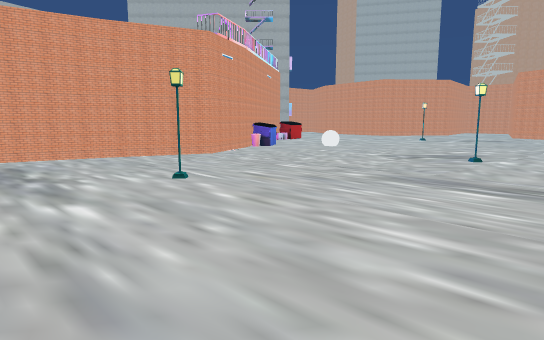
[1] (above)

19 first-person views from a walk through a 3-D level made in the Unity game engine. The camera is 1.4 m above the floor, tilts 8° down and sees 75° across. The floor is counted in squares, 1 m on a side. Each view is taken from the middle of a square. On the plan, view 1 faces up. The plan holds only what a view shows up to about 15 squares ahead; the rest is blank. The place goes on beyond the plan. Some animated figures are not drawn. Some surface patterns are stand-ins.

[2]
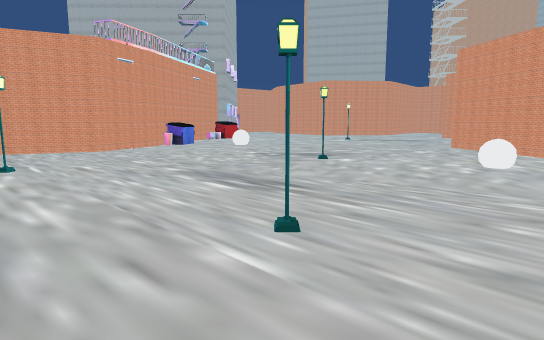

[3]
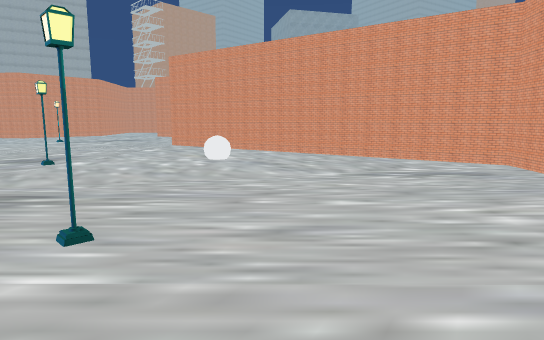

[4]
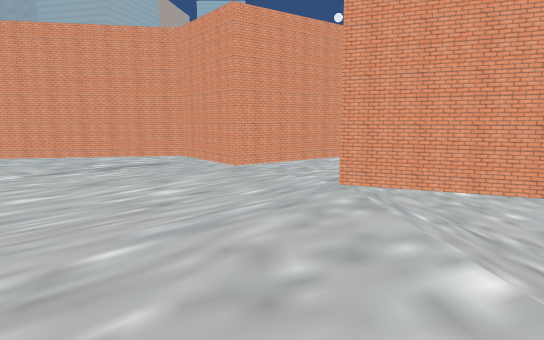

[5]
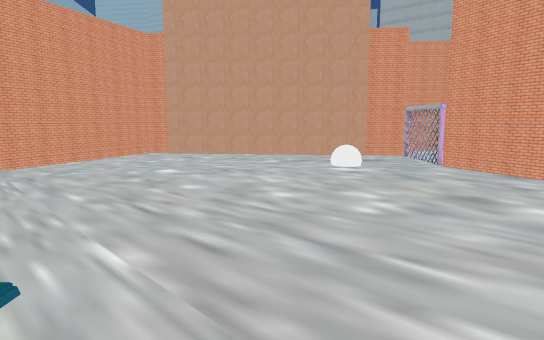

[6]
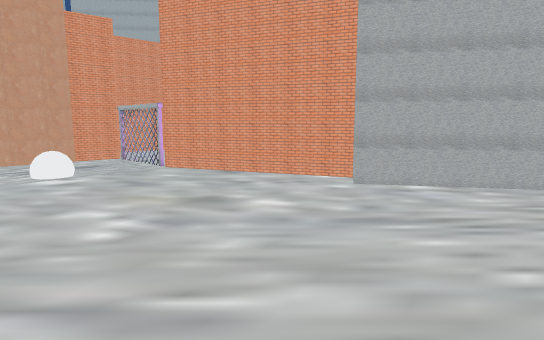

[7]
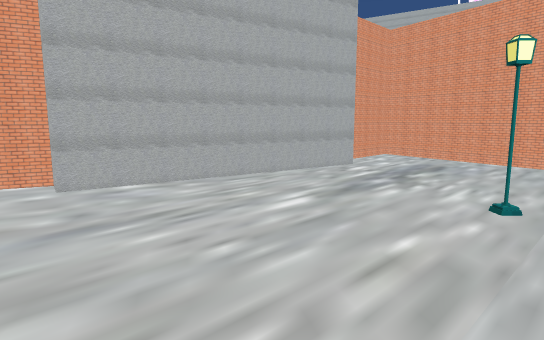

[8]
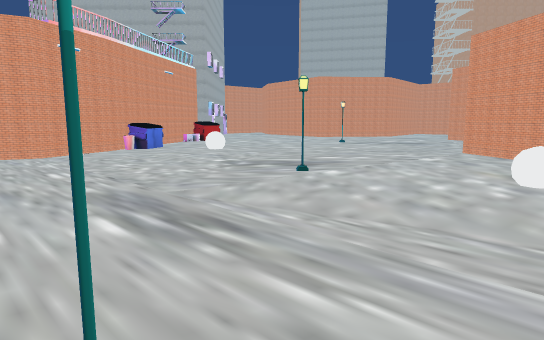

[9]
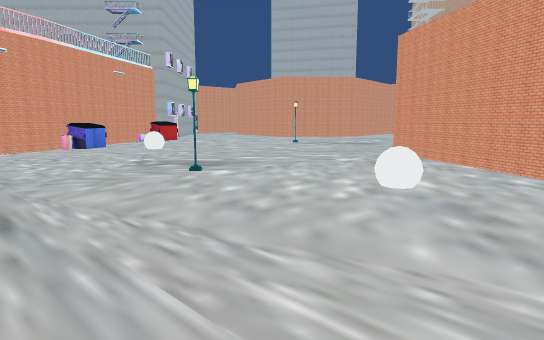

[10]
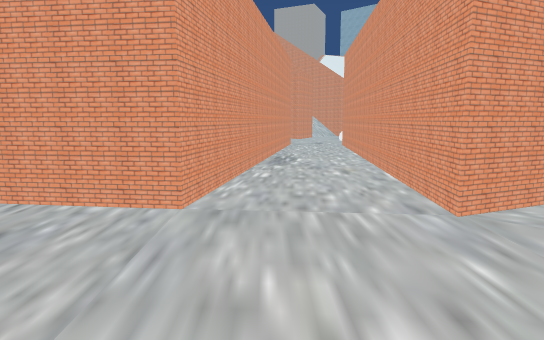

[11]
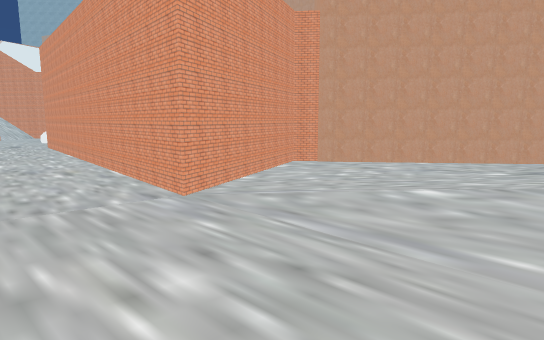

[12]
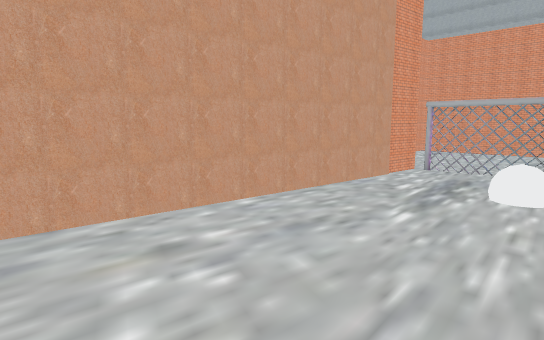

[13]
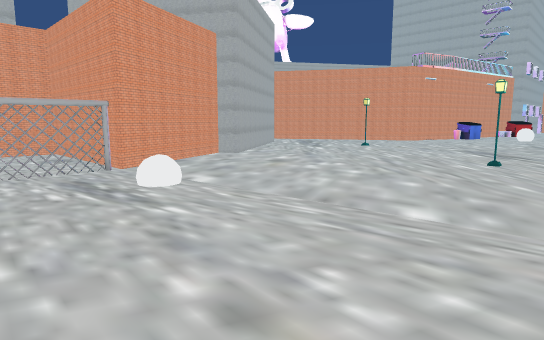

[14]
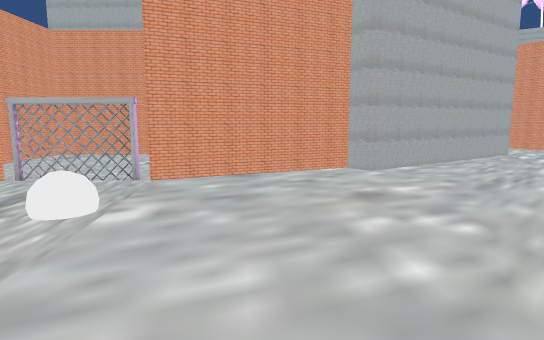

[15]
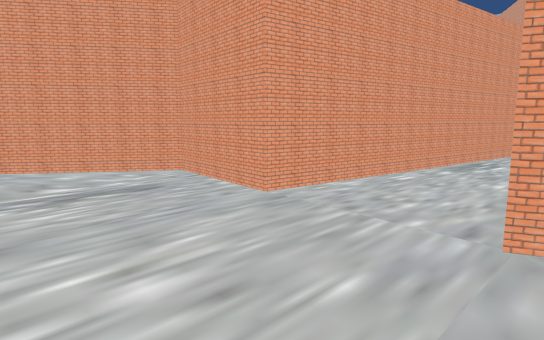

[16]
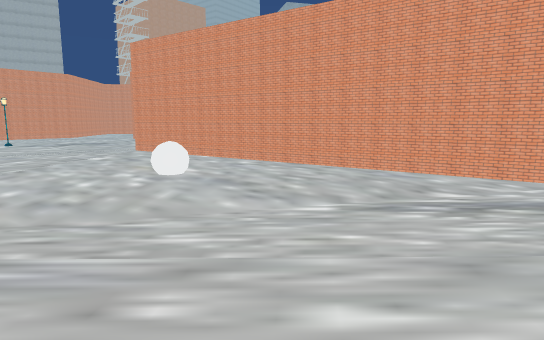

[17]
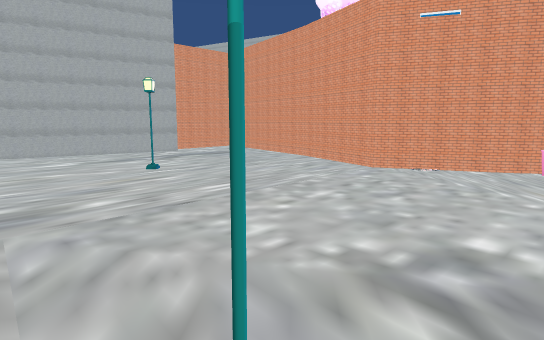

[18]
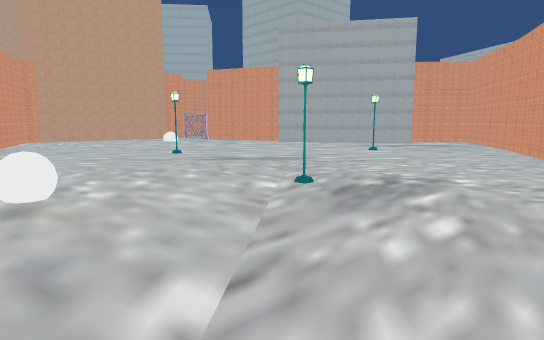

[19]
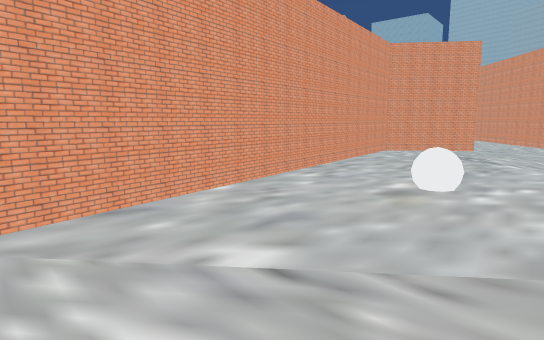

### Floor plan
Key: @ floor where view 1 was taken; # wall or solid block; . floor; = window, fence, low wall or low ledge; ^ raised ledge; S streetlight; F fence; O other object.
Columns run from 9 left of view 1 to 20 right of it. Each row starts with its distance up from view 1.
 17        O...............##
 16       ##................#
 15     ###.................#
 14   ###...................#
 13  ##.....................#
 12 ##..............S.......##
 11 .........................#
 10 .....................=...#
  9 .......S............==...#
  8 .........................#
  7 ##.......................#
  6  #.......................##
  5  ##.......................#
  4   ##......................#
  3    #..........S...........#
  2    ##.....................#
  1     ##...................##
  0     #....@..............##
 -1     ##.................##
 -2      #..................##
 -3      ##..................#
 -4       #.............#....##
 -5 #######..=^........###....##
 -6 #......F...........####....#
 -7 #......F..........##  #....##
 -8 #......#..........#   ##....##
 -9 #      ##########.#    ##....#

Where each view was taken, in squares from view 1:
view 1: 0 up, 0 right, facing up
view 2: 1 down, 5 right, facing up
view 3: 1 down, 4 right, facing up-right
view 4: 2 down, 3 right, facing right
view 5: 6 up, 3 right, facing down
view 6: 5 up, 3 right, facing down-left
view 7: 5 up, 3 right, facing left
view 8: 2 up, 6 right, facing up
view 9: 2 up, 9 right, facing up
view 10: 2 up, 9 right, facing down-right
view 11: 3 up, 9 right, facing down
view 12: 4 down, 8 right, facing down-left
view 13: 9 down, 8 right, facing up-left
view 14: 2 down, 6 right, facing left
view 15: 1 down, 7 right, facing right
view 16: 1 up, 7 right, facing up-right
view 17: 12 up, 8 right, facing left
view 18: 17 up, 13 right, facing down-left
view 19: 17 up, 9 right, facing down-right
